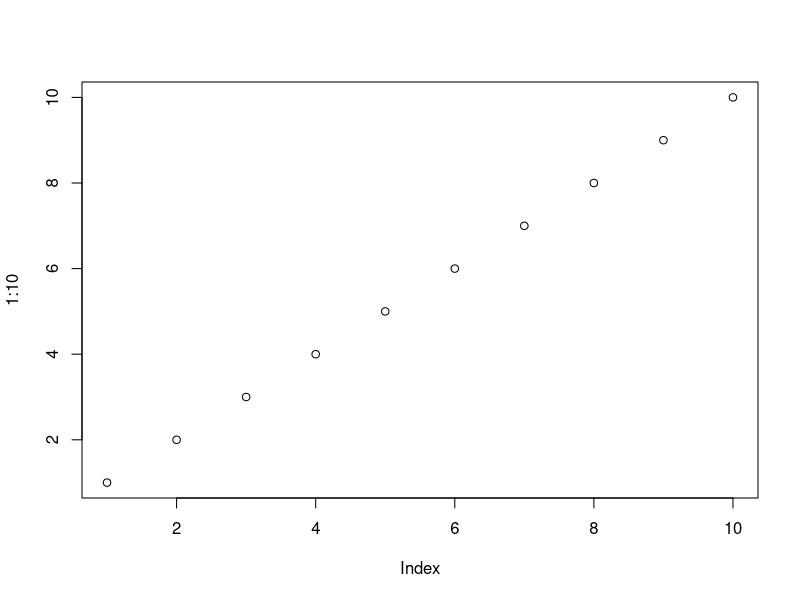
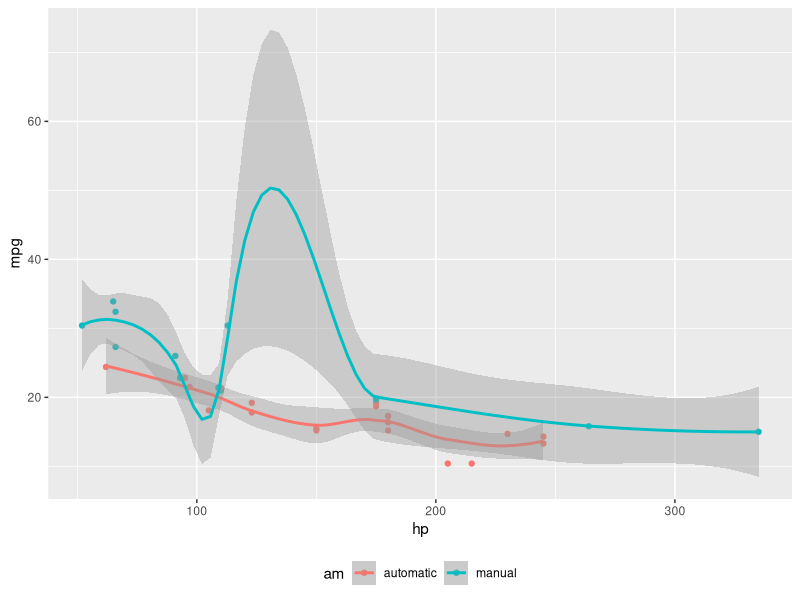
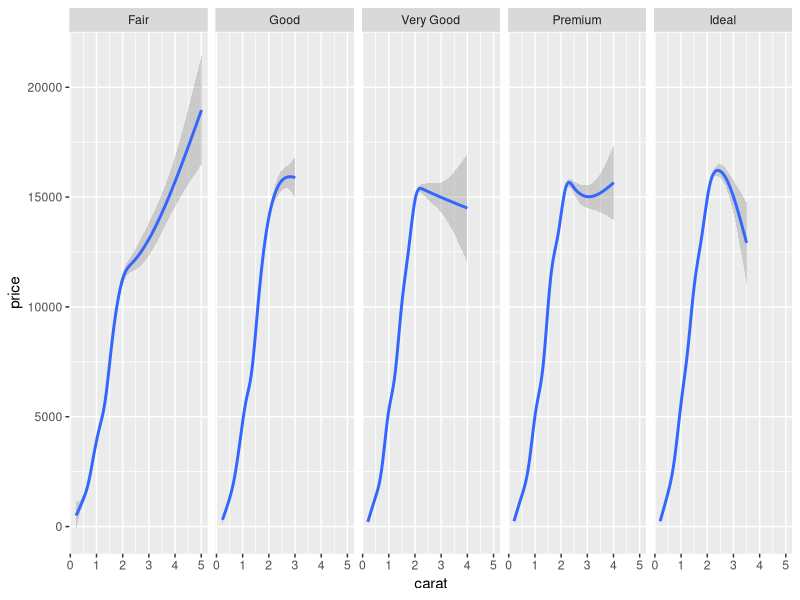
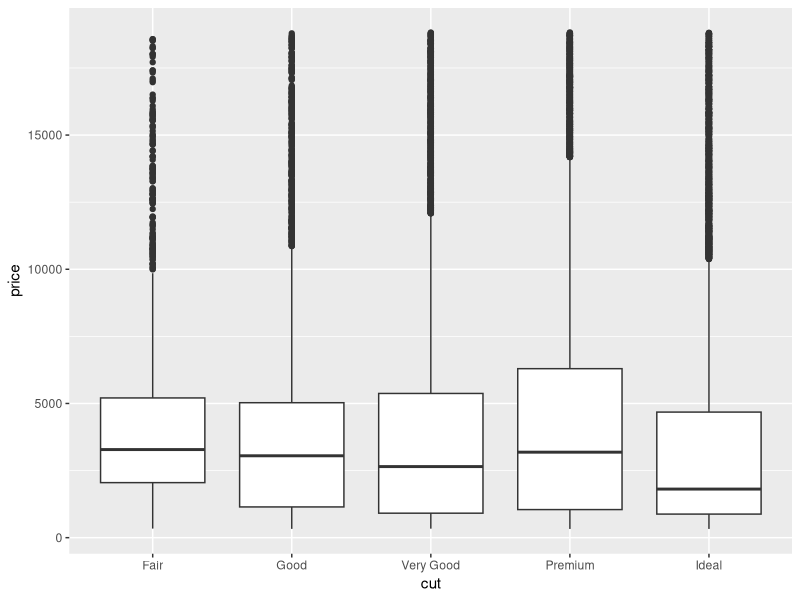
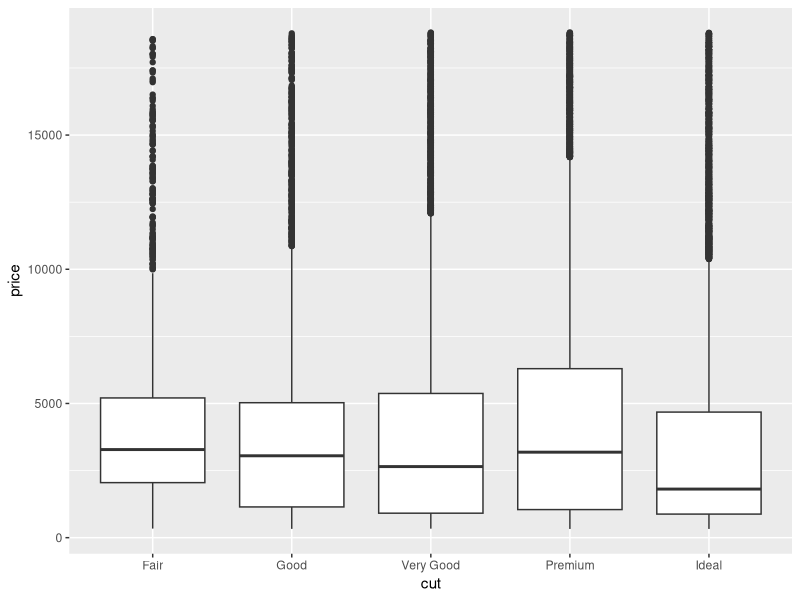
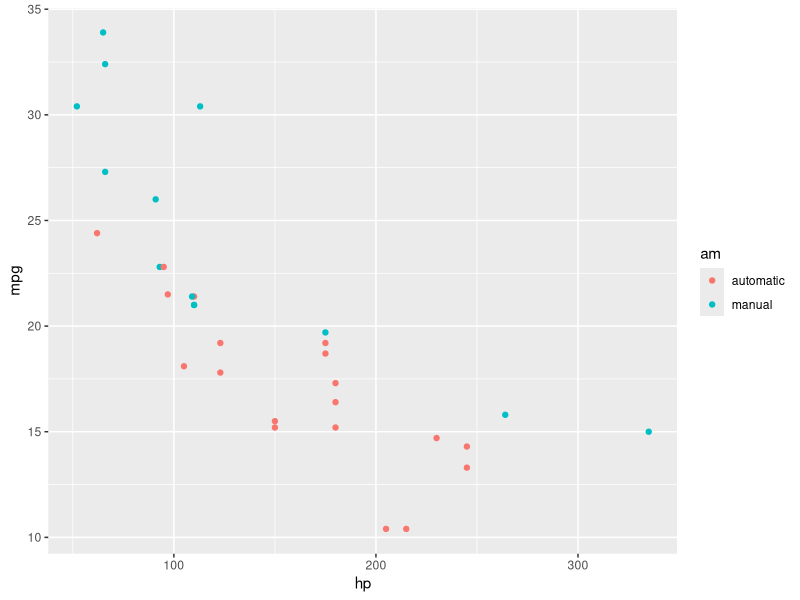
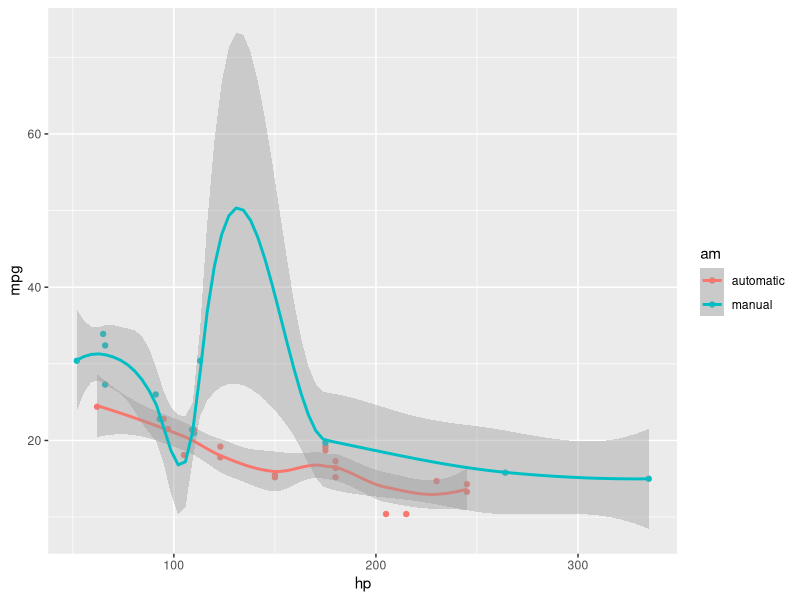
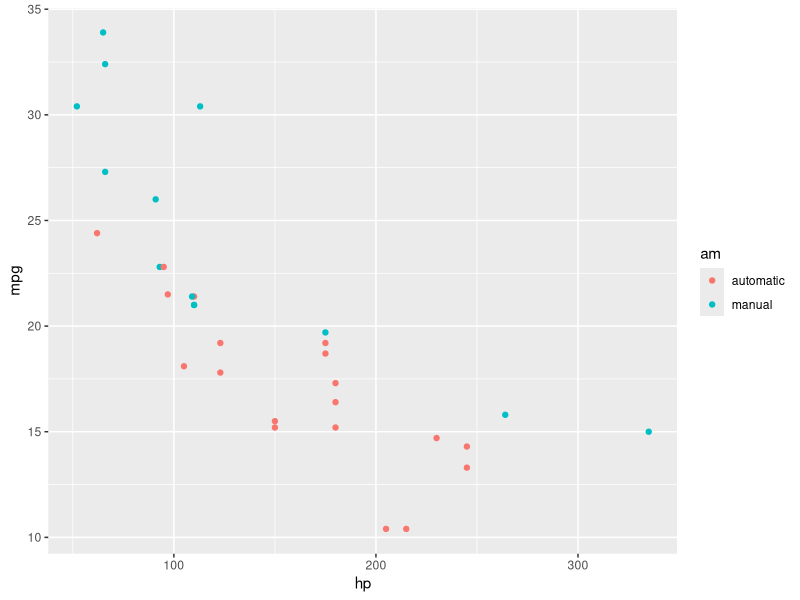

Recreate these plots in R, in order.
## ---- chunk 1
#| label: fig-my-figure
#| fig-cap: "The caption for my figure"
plot(1:10)
## ---- chunk 2
3 + 2
sqrt(16)
## ---- chunk 3
cos(3)
date()
## ---- chunk 4
#| label: fig-margin
#| fig-cap: "MPG vs horsepower, colored by transmission."
#| column: margin
#| message: false
library(ggplot2)
mtcars2 <- mtcars
mtcars2$am <- factor(
  mtcars$am, labels = c('automatic', 'manual')
)
ggplot(mtcars2, aes(hp, mpg, color = am)) +
  geom_point() + geom_smooth() +
  theme(legend.position = 'bottom')
## ---- chunk 5
#| label: fig-fullwidth
#| fig-cap: "A full width figure."
#| fig-width: 11
#| fig-height: 3
#| column: page-right
#| warning: false
ggplot(diamonds, aes(carat, price)) + geom_smooth() +
  facet_grid(~ cut)
## ---- chunk 6
#| label: fig-main
#| fig-cap: "A figure in the main column."
ggplot(diamonds, aes(cut, price)) + geom_boxplot()
## ---- chunk 7
#| label: fig-main-margin-cap
#| fig-cap: "A figure with a longer caption. The figure appears in the main column, but the caption is placed in the margin. Caption can even contain elements like a citation such as @xie2018."
#| cap-location: margin
ggplot(diamonds, aes(cut, price)) + geom_boxplot()
## ---- chunk 8
#| label: fig-two-together
#| fig-cap: "Two plots in one figure environment."
#| fig.show: hold
#| warning: false
#| fig-cap-location: margin
p <- ggplot(mtcars2, aes(hp, mpg, color = am)) +
  geom_point()
p
p + geom_smooth()
## ---- chunk 9
#| fig-cap-location: margin
## ---- chunk 10
#| label: fig-margin-together
#| fig-cap: "Two plots in one figure environment in the margin."
#| fig-width: 3.5
#| fig-height: 2
#| fig-show: hold
#| column: margin
#| warning: false
p
p + geom_smooth(method = 'lm')
## ---- chunk 11
#| echo: false
knitr::kable(head(iris[,c(1,2,3,4)], 15))
## ---- chunk 12
#| label: fig-margin-separate-a
#| fig-cap: Two plots in separate figure environments in the margin (the first plot)
#| fig-width: 3.5
#| fig-height: 2 
#| column: margin
#| warning: false
#| echo: false
p
p + geom_smooth(method = 'lm')
## ---- chunk 13
#| echo: false
knitr::kable(head(iris[,c(1,2,3,4)], 12))
## ---- chunk 14
#| fig-width: 3.5
#| fig-height: 2
#| column: margin
# a boxplot of weight vs transmission; this figure
# will be placed in the margin
ggplot(mtcars2, aes(am, wt)) + geom_boxplot() +
  coord_flip()
## ---- chunk 15
#| warning: false
# a figure in the main column
p <- ggplot(mtcars, aes(wt, hp)) + geom_point()
p
## ---- chunk 16
#| fig-width: 11
#| fig-height: 4
#| column: page-right
#| warning: false
# a fullwidth figure
p + geom_smooth(method = 'lm') + facet_grid(~ gear)
